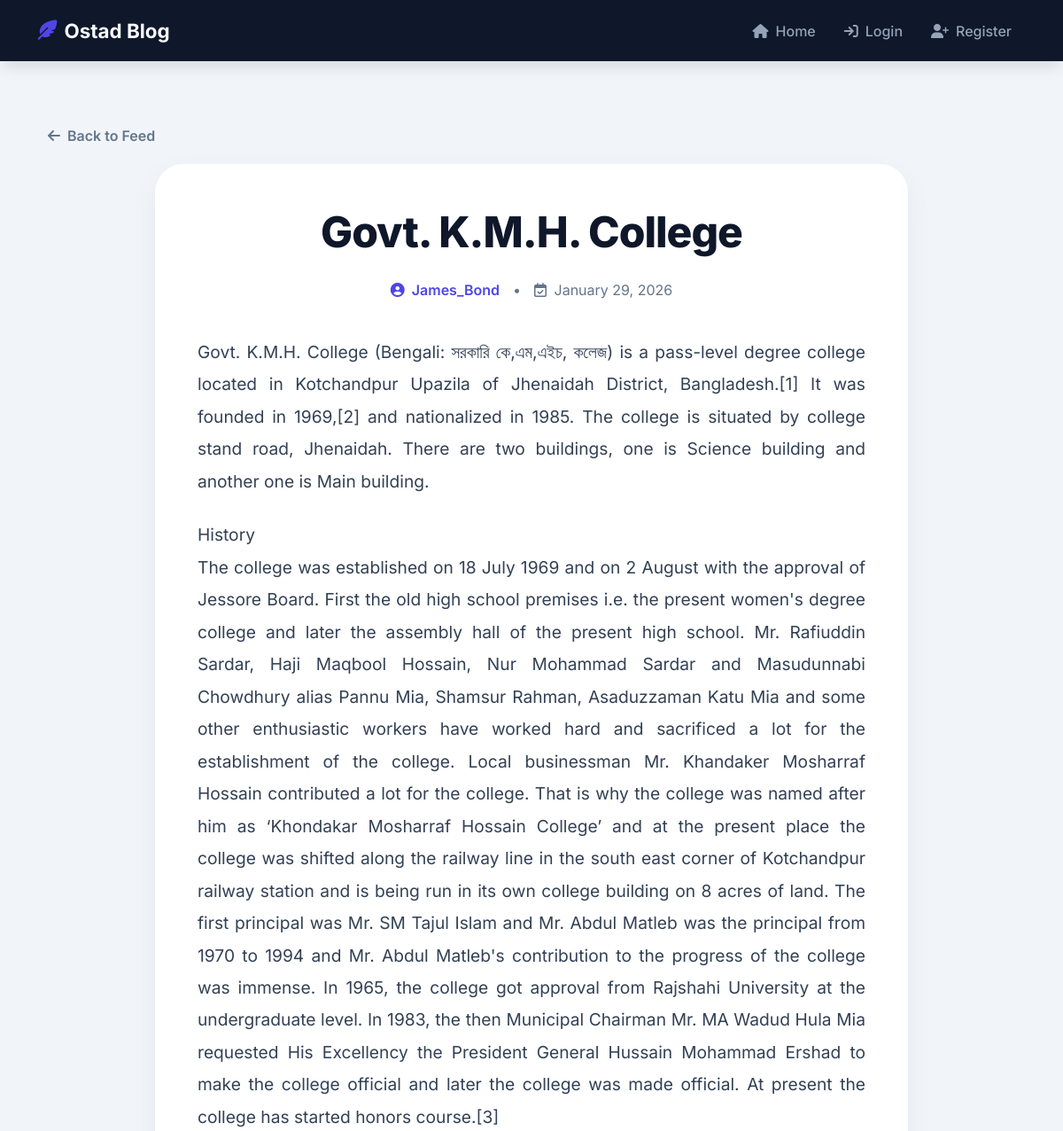
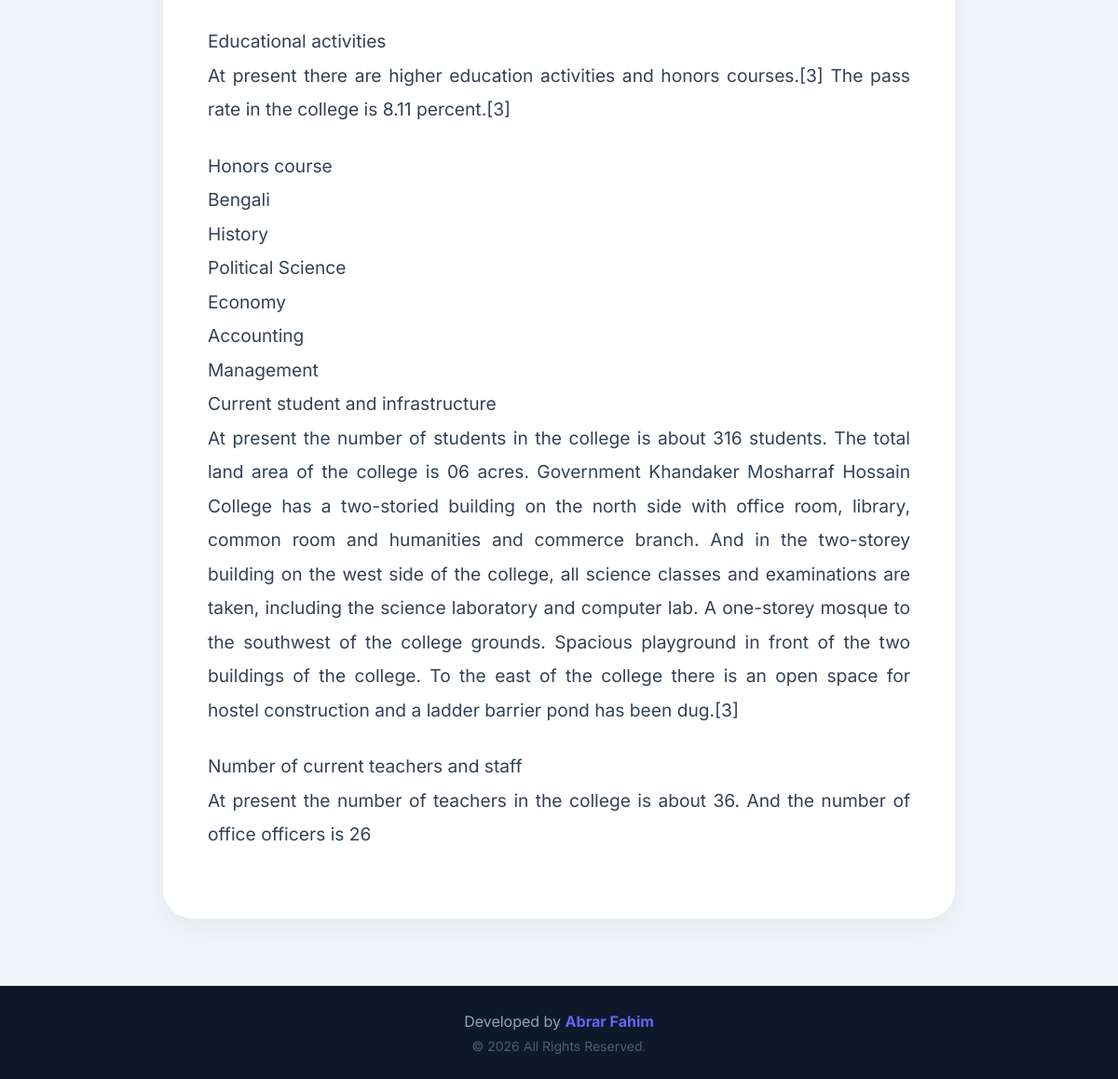
Screenshot of /post/11/ with the database file from the repository (2 pictures, top to bottom).
### posts/models.py (models this page shows, shortened)
class Post(models.Model):
    VISIBILITY_CHOICES = [
        ('private', 'Only Me'),
        ('specific', 'Specific Users'),
        ('public', 'Everyone'),
    ]
    title = models.CharField(max_length=200)
    content = models.TextField()
    author = models.ForeignKey(User, on_delete=models.CASCADE)
    created_at = models.DateTimeField(auto_now_add=True)
    updated_at = models.DateTimeField(auto_now=True)
    visibility = models.CharField(max_length=20, choices=VISIBILITY_CHOICES, default='public')
    allowed_users = models.ManyToManyField(User, related_name='shared_posts', blank=True)

### posts/views.py (the view)
# urls.py: path('post/<int:pk>/', views.post_detail, name='post_detail'),
def post_detail(request, pk):
    post = get_object_or_404(Post, pk=pk)
    if not request.user.is_authenticated:
        if post.visibility != 'public':
            return redirect('login')
    else:
        if not post.is_readable_by(request.user):
            messages.error(request, 'You do not have permission to view this post.')
            return redirect('home')
    return render(request, 'posts/post_detail.html', {'post': post})

### templates/posts/post_detail.html (shortened to what this page needs)
{% extends 'base.html' %}
{% block content %}
<link rel="stylesheet" href="https://cdnjs.cloudflare.com/ajax/libs/animate.css/4.1.1/animate.min.css"/>
<div class="container py-4">
    <a href="{% url 'home' %}" class="back-nav animate__animated animate__fadeInLeft">
        <i class="fa-solid fa-arrow-left"></i> Back to Feed
    </a>
    <article class="article-container animate__animated animate__fadeIn">
        <header class="article-header">
            <h1 class="article-title">{{ post.title }}</h1>
            <div class="article-meta">
                <span class="author-info">
                    <i class="fa-solid fa-circle-user"></i> {{ post.author.username }}
                </span>
                <span>•</span>
                <span><i class="fa-regular fa-calendar-check me-1"></i> {{ post.created_at|date:"F d, Y" }}</span>
            </div>
        </header>
        <div class="article-content">
            {{ post.content|linebreaks }}
        </div>
    </article>
</div>
{% endblock %}

### templates/base.html (style rules this page uses)
:root { --primary-color: #4f46e5; --primary-hover: #4338ca; --dark-bg: #0f172a; --text-light: #f8fafc; --danger-color: #ef4444; }
html, body { height: 100%; margin: 0; }
body { display: flex; flex-direction: column; min-height: 100vh; font-family: "Inter", sans-serif; background-color: #f1f5f9; color: #1e293b; }

### templates/posts/post_detail.html (style rules this page uses)
.article-container { max-width: 850px; margin: 0 auto; background: white; padding: 3rem; border-radius: 2rem; box-shadow: 0 10px 30px rgba(0, 0, 0, 0.05); }
.article-header { margin-bottom: 2.5rem; text-align: center; }
.article-title { font-size: 3rem; font-weight: 800; color: #0f172a; line-height: 1.2; margin-bottom: 1.5rem; letter-spacing: -1px; }
.article-meta { display: flex; align-items: center; justify-content: center; gap: 15px; color: #64748b; font-size: 1rem; }
.author-info { display: flex; align-items: center; gap: 8px; font-weight: 600; color: #4f46e5; }
.article-content { font-size: 1.2rem; line-height: 1.9; color: #334155; text-align: justify; }
.article-content p { margin-bottom: 1.5rem; }
.back-nav { display: inline-flex; align-items: center; gap: 8px; margin-bottom: 20px; color: #64748b; text-decoration: none; font-weight: 600; transition: 0.3s; }

### rows the page displays
Post: title "Govt. K.M.H. College", author.username "James_Bond", created_at "January 29, 2026", content "Govt. K.M.H. College (Bengali: সরকারি কে,এম,এইচ, কলেজ) is a pass-level degree college located in Kotchandpur Upazila of Jhenaidah District, Bangladesh.[1] It was founded in 1969,[2] and nationalized in 1985. The college is situated by college stand road, Jhenaidah. There are two buildings, one is Science building and another one is Main building. History The college was established on 18 July 1969 and on 2 August with the approval of Jessore Board. First the old high school premises i.e. the present women's degree college and later the assembly hall of the present high school. Mr. Rafiuddin Sardar, Haji Maqbool Hossain, Nur Mohammad Sardar and Masudunnabi Chowdhury alias Pannu Mia, Shamsur…"
